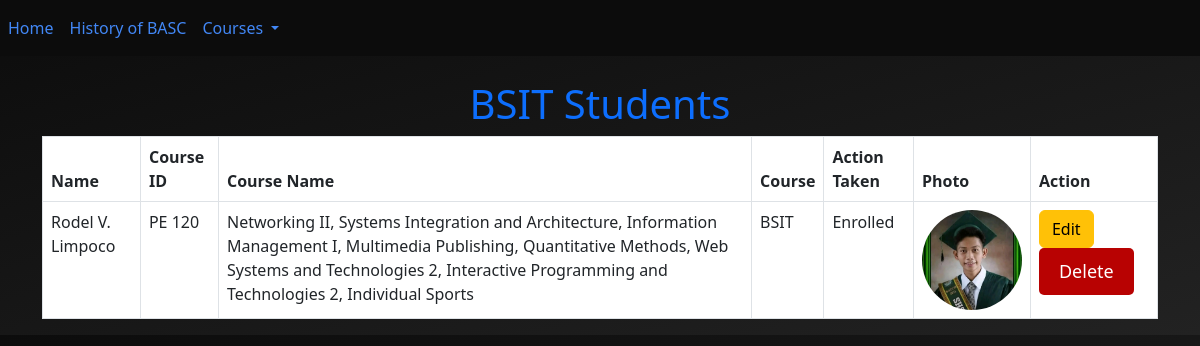
Page /bsittable.php on the committed database.
### tables this page shows
CREATE TABLE `student_entries` (
  `id` int(11) NOT NULL,
  `name` varchar(255) NOT NULL,
  `course_id` varchar(20) NOT NULL,
  `course_name` varchar(255) NOT NULL,
  `year_section` varchar(20) NOT NULL,
  `action_taken` varchar(255) NOT NULL,
  `photo` varchar(255) NOT NULL
);

### functions.php (called while the page is built, shortened)
<?php
require_once("dbconnection.php");
function fetchDataFromDatabase() {
    global $conn;
    $sql = "SELECT * FROM student_entries";
    $result = $conn->query($sql);
    $data = array();
    if ($result->num_rows > 0) {
        while ($row = $result->fetch_assoc()) {
            $data[] = $row;
        }
    }
    return $data;
}
?>

### bsittable.php (the view, shortened to what this page needs)
<?php
require_once("functions.php");
$data = fetchDataFromDatabase();
$bsit_data = array_filter($data, function($row) {
    return $row['year_section'] === 'BSIT';
});
?>
<!DOCTYPE html>
<html lang="en">
<head>
    <link rel="stylesheet" href="css/bootstrap.min.css">
<body>
    <nav class="navbar navbar-expand-lg navbar-dark" style="background-color: #0c0c0c;">
                <div class="collapse navbar-collapse" id="navbarNavDropdown">
                    <ul class="navbar-nav">
                        <li class="nav-item active">
                            <a class="nav-link" href="index.php">Home</a>
                        </li>
                        <li class="nav-item active">
                            <a class="nav-link" href="history.php">History of BASC</a>
                        </li>
                        <li class="nav-item dropdown">
                            <a class="nav-link dropdown-toggle" href="#" id="navbarDropdownMenuLink" role="button" data-toggle="dropdown" aria-haspopup="true" aria-expanded="false">
                                Courses
                            </a>
                        </li>
                    </ul>
                </div>
            </nav>
    <div class="container mt-4">
        <h1 class="text-center text-primary">BSIT Students</h1>
        <div class="table-responsive">
            <table class="table table-bordered">
                <thead>
                    <tr>
                        <th>Name</th>
                        <th>Course ID</th>
                        <th>Course Name</th>
                        <th>Course</th>
                        <th>Action Taken</th>
                        <th>Photo</th>
                        <th>Action</th>
                    </tr>
                </thead>
                <tbody id="table1-body">
                <?php
                    foreach ($bsit_data as $row) {
                        echo "<tr>";
                        echo "<td>{$row['name']}</td>";
                        echo "<td>{$row['course_id']}</td>";
                        echo "<td>{$row['course_name']}</td>";
                        echo "<td>{$row['year_section']}</td>";
                        echo "<td>{$row['action_taken']}</td>";
                        echo "<td><img src='{$row['photo']}' class='circular-image' alt='Student Photo'></td>";
                        echo "<td>
                                <a href='edit.php?id={$row['id']}' class='btn btn-warning'>Edit</a>
                                <a href='delete.php?id={$row['id']}' class='btn btn-danger' onclick='return confirm(\"Are you sure you want to delete this entry?\");'>Delete</a>
                            </td>";
                        echo "</tr>";
                    }
                ?>
                </tbody>
            </table>
        </div>
    </div>
</body>
</html>

### bsittable.php (style rules this page uses)
body { background: linear-gradient(to bottom right, #0c0c0c, #222); color: white; font-family: 'Segoe UI', Tahoma, Geneva, Verdana, sans-serif; }
.container { margin-top: 10%; }
.table { color: white; }
.btn-success, .btn-danger { border: none; border-radius: 5px; padding: 10px 20px; font-size: 18px; cursor: pointer; }
.btn-danger { background: #b80202; }
.circular-image { width: 100px; height: 100px; border-radius: 50%; object-fit: cover; }
.navbar { background-color: #0c0c0c; }
.navbar-brand, .nav-link { color: #4287f5; }

### rows in the picture
student_entries: name "Rodel V. Limpoco", course "PE 120", course_name "Networking II, Systems Integration and Architecture, Information Management I, Multimedia Publishing, Quantitative Methods, Web Systems and Technologies 2, Interactive Programming and Technologies 2, Individual Sports", year_section "BSIT", action_taken "Enrolled", photo (picture)
